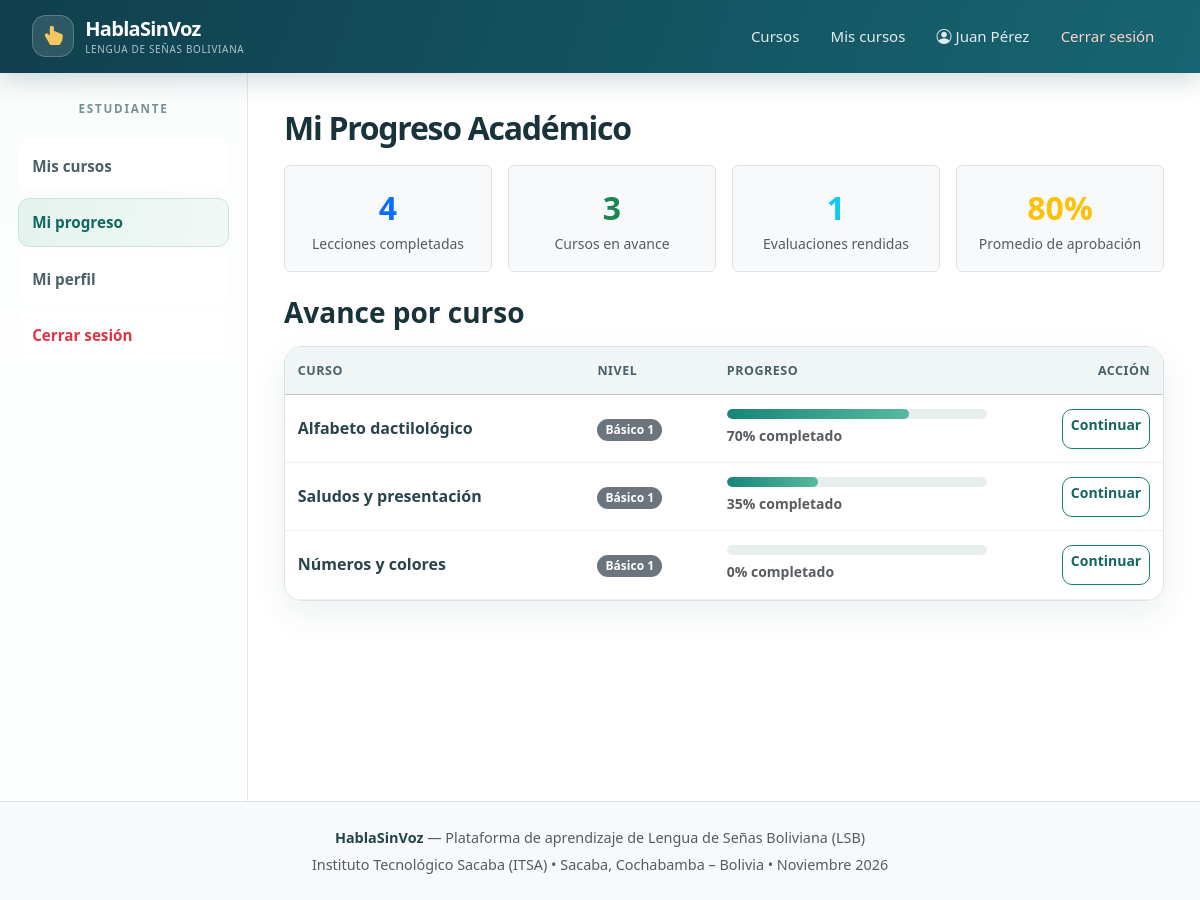
Page /index.php?c=curso&a=miProgreso (signed in) on the committed database.
### tables this page shows
CREATE TABLE `cursos` (
  `id_curso` int(11) NOT NULL,
  `titulo` varchar(150) NOT NULL,
  `descripcion` text DEFAULT NULL,
  `nivel` varchar(50) NOT NULL,
  `id_profesor` int(11) NOT NULL,
  `estado` enum('Borrador','Revisión','Publicado') DEFAULT 'Borrador'
);

### controlador/CursoController.php (called while the page is built, shortened)
<?php
require_once __DIR__ . '/../modelo/CursoDao.php';
require_once __DIR__ . '/../modelo/ProgresoDao.php';
class CursoController {
    private $cursoDao;
    private $progresoDao;
    public function __construct() {
        $this->cursoDao = new CursoDao();
        $this->progresoDao = new ProgresoDao();
    }
    public function miProgreso() {
        $id_usuario = $_SESSION['usuario_id'];
        $resumen = $this->progresoDao->obtenerResumenEstudiante($id_usuario);
        $cursos = $this->cursoDao->obtenerCursosEstudianteConProgreso($id_usuario);
        require_once __DIR__ . '/../vista/estudiantes/progreso.php';
    }
}

### config/Database.php (called while the page is built, shortened)
<?php
class Database {
    private static $host = 'sql101.infinityfree.com';
    private static $db_name = 'if0_43458494_habla_sin_voz';
    private static $username = 'if0_43458494';
    private static $password = '5wEDg6P7rD';
    private static $port = 3306;
    private static $charset = 'utf8mb4';
    private static $instance = null;
    public static function getConnection() {
        if (self::$instance === null) {
            $options = [
                PDO::ATTR_ERRMODE            => PDO::ERRMODE_EXCEPTION,
                PDO::ATTR_DEFAULT_FETCH_MODE => PDO::FETCH_ASSOC,
                PDO::ATTR_EMULATE_PREPARES   => false,
            ];
            $dbCandidates = array_unique([self::$db_name, 'habla_sin_voz', 'if0_43458494_HablaSinVoz']);
            $hosts = array_unique([self::$host, 'localhost']);
            foreach ($dbCandidates as $candidateDb) {
                foreach ($hosts as $h) {
                    try {
                        $dsn = "mysql:host=" . $h . ";port=" . self::$port . ";dbname=" . $candidateDb . ";charset=" . self::$charset;
                        self::$instance = new PDO($dsn, self::$username, self::$password, $options);
                        return self::$instance;
                    } catch (PDOException $e) {
                        self::$lastError = $e->getMessage();
                    }
                }
            }
            return null;
        }
        return self::$instance;
    }
}

### modelo/ProgresoDao.php (called while the page is built, shortened)
<?php
require_once __DIR__ . '/../config/Database.php';
require_once __DIR__ . '/Progreso.php';
class ProgresoDao {
    private $db;
    public function __construct() {
        $this->db = Database::getConnection();
    }
    public function obtenerResumenEstudiante($id_usuario) {
        if ($this->db) {
            try {
                $sql = "SELECT
                        COUNT(DISTINCT p.id_leccion) AS lecciones_completadas,
                        (SELECT COUNT(*) FROM lecciones WHERE estado = 'Publicada') AS total_lecciones,
                        (SELECT COUNT(*) FROM intentos WHERE id_usuario = :u) AS evaluaciones_realizadas,
                        (SELECT AVG(calificacion) FROM intentos WHERE id_usuario = :u2) AS promedio_calificaciones
                        FROM progreso p
                        WHERE p.id_usuario = :u3 AND p.completada = 1";
                $stmt = $this->db->prepare($sql);
                $stmt->execute([':u' => $id_usuario, ':u2' => $id_usuario, ':u3' => $id_usuario]);
                return $stmt->fetch();
            } catch (PDOException $e) {
                error_log("Error ProgresoDao::obtenerResumenEstudiante: " . $e->getMessage());
            }
        }
        return [
            'lecciones_completadas' => 4,
            'total_lecciones' => 9,
            'evaluaciones_realizadas' => 1,
            'promedio_calificaciones' => 80
        ];
    }
}

### modelo/CursoDao.php (called while the page is built, shortened)
<?php
require_once __DIR__ . '/../config/Database.php';
require_once __DIR__ . '/Curso.php';
class CursoDao {
    private $db;
    private static $profesoresTablaLista = false;
    public function __construct() {
        $this->db = Database::getConnection();
        if (!$this->db) {
            $this->lastError = Database::getLastError();
        } elseif (!self::$profesoresTablaLista) {
            $this->prepararProfesoresCurso();
        }
    }
    private function prepararProfesoresCurso() {
        try {
            $stmt = $this->db->query("SHOW TABLES LIKE 'curso_profesores'");
            $this->db->exec(
                "INSERT IGNORE INTO curso_profesores (id_curso, id_profesor)
                 SELECT id_curso, id_profesor FROM cursos"
            );
            $stmt = $this->db->query("SHOW TABLES LIKE 'curso_estudiantes'");
            $this->db->exec(
                "INSERT IGNORE INTO curso_estudiantes (id_curso, id_usuario)
                 SELECT DISTINCT l.id_curso, p.id_usuario
                 FROM progreso p
                 JOIN lecciones l ON l.id_leccion = p.id_leccion
                 JOIN usuarios u ON u.id_usuario = p.id_usuario
                 WHERE p.completada = 1 AND u.id_rol = 1"
            );
            $this->db->exec(
                "INSERT IGNORE INTO curso_estudiantes (id_curso, id_usuario)
                 SELECT DISTINCT l.id_curso, i.id_usuario
                 FROM intentos i
                 JOIN cuestionarios q ON q.id_cuestionario = i.id_cuestionario
                 JOIN lecciones l ON l.id_leccion = q.id_leccion
                 JOIN usuarios u ON u.id_usuario = i.id_usuario
                 WHERE u.id_rol = 1"
            );
            self::$profesoresTablaLista = true;
        } catch (PDOException $e) {
            $this->lastError = $e->getMessage();
            error_log("Error CursoDao::prepararProfesoresCurso: " . $e->getMessage());
        }
    }
    public function obtenerCursosEstudianteConProgreso($id_usuario) {
        $cursos = [];
        if ($this->db) {
            try {
                $sql = "SELECT c.*, COALESCE(
                            (SELECT GROUP_CONCAT(DISTINCT asignado.nombre ORDER BY asignado.nombre SEPARATOR ', ')
                             FROM curso_profesores cp
                             JOIN usuarios asignado ON asignado.id_usuario = cp.id_profesor
                             WHERE cp.id_curso = c.id_curso),
                            u.nombre
                        ) AS nombre_profesor,
                        (SELECT COUNT(*) FROM lecciones l WHERE l.id_curso = c.id_curso AND l.estado = 'Publicada') AS total_lecciones,
                        (SELECT COUNT(DISTINCT p.id_leccion)
                         FROM progreso p
                         JOIN lecciones l ON p.id_leccion = l.id_leccion
                         WHERE l.id_curso = c.id_curso AND p.id_usuario = :id_usuario AND p.completada = 1) AS lecciones_completadas,
                        (SELECT COUNT(*) FROM curso_estudiantes ce
                         WHERE ce.id_curso = c.id_curso AND ce.id_usuario = :id_inscrito) AS inscrito
                        FROM cursos c
                        JOIN usuarios u ON c.id_profesor = u.id_usuario
                        WHERE c.estado = 'Publicado'
                        ORDER BY c.id_curso ASC";
                $stmt = $this->db->prepare($sql);
                $stmt->execute([
                    ':id_usuario' => $id_usuario,
                    ':id_inscrito' => $id_usuario
                ]);
                while ($row = $stmt->fetch()) {
                    $total = (int)$row['total_lecciones'];
                    $completadas = (int)$row['lecciones_completadas'];
                    $porcentaje = ($total > 0) ? round(($completadas / $total) * 100) : 0;
                    if ($id_usuario == 3) {
                        if ($row['id_curso'] == 1) $porcentaje = 70;
                        if ($row['id_curso'] == 2) $porcentaje = 35;
                        if ($row['id_curso'] == 3) $porcentaje = 0;
                    }
                    $cursos[] = new Curso(
                        $row['id_curso'],
                        $row['titulo'],
                        $row['descripcion'],
                        $row['nivel'],
                        $row['id_profesor'],
                        $row['estado'],
                        $row['nombre_profesor'],
                        $total,
                        $porcentaje,
                        'assets/img/cursos/curso_' . $row['id_curso'] . '.svg',
                        (int)$row['inscrito'] > 0
                    );
                }
                return $cursos;
            } catch (PDOException $e) {
                $this->lastError = $e->getMessage();
                error_log("Error CursoDao::obtenerCursosEstudianteConProgreso: " . $e->getMessage());
                return [];
            }
        }
        return $cursos;
    }
}

### modelo/Curso.php (called while the page is built, shortened)
<?php
class Curso {
    private $id_curso;
    private $titulo;
    private $nivel;
    private $porcentaje_progreso;
    public function __construct(
        $id_curso = null,
        $titulo = '',
        $descripcion = '',
        $nivel = 'Básico 1',
        $id_profesor = null,
        $estado = 'Borrador',
        $nombre_profesor = '',
        $total_lecciones = 0,
        $porcentaje_progreso = 0,
        $imagen = '',
        $inscrito = false
    ) {
        $this->id_curso = $id_curso;
        $this->titulo = $titulo;
        $this->nivel = $nivel;
        $this->porcentaje_progreso = $porcentaje_progreso;
    }
    public function getIdCurso() { return $this->id_curso; }
    public function getTitulo() { return $this->titulo; }
    public function getNivel() { return $this->nivel; }
    public function getPorcentajeProgreso() { return $this->porcentaje_progreso; }
}

### vista/estudiantes/progreso.php (the view, shortened to what this page needs)
<?php
require_once __DIR__ . '/../layout/header.php';
require_once __DIR__ . '/../layout/navbar.php';
?>
<div class="dashboard-container">
    <?php require_once __DIR__ . '/../layout/sidebar_estudiante.php'; ?>
    <main class="dashboard-content">
        <h1 class="content-title">Mi Progreso Académico</h1>
        <div class="row g-3 mb-4">
            <div class="col-md-3">
                <div class="p-3 border rounded text-center bg-light">
                    <div class="fs-2 fw-bold text-primary"><?= $resumen['lecciones_completadas'] ?? 0 ?></div>
                    <div class="text-muted small">Lecciones completadas</div>
                </div>
            </div>
            <div class="col-md-3">
                <div class="p-3 border rounded text-center bg-light">
                    <div class="fs-2 fw-bold text-success"><?= count($cursos) ?></div>
                    <div class="text-muted small">Cursos en avance</div>
                </div>
            </div>
            <div class="col-md-3">
                <div class="p-3 border rounded text-center bg-light">
                    <div class="fs-2 fw-bold text-info"><?= $resumen['evaluaciones_realizadas'] ?? 0 ?></div>
                    <div class="text-muted small">Evaluaciones rendidas</div>
                </div>
            </div>
            <div class="col-md-3">
                <div class="p-3 border rounded text-center bg-light">
                    <div class="fs-2 fw-bold text-warning"><?= round($resumen['promedio_calificaciones'] ?? 0) ?>%</div>
                    <div class="text-muted small">Promedio de aprobación</div>
                </div>
            </div>
        </div>
        <h3 class="fw-bold mb-3">Avance por curso</h3>
        <div class="card border mb-4">
            <div class="card-body p-0">
                <div class="table-responsive">
                    <table class="table table-hover mb-0">
                        <thead class="table-light">
                            <tr>
                                <th>Curso</th>
                                <th>Nivel</th>
                                <th>Progreso</th>
                                <th class="text-end">Acción</th>
                            </tr>
                        </thead>
                        <tbody>
                            <?php if (empty($cursos)): ?>
                                <tr>
                                    <td colspan="4" class="text-center py-4 text-muted">
                                        Aún no hay cursos publicados para mostrar tu progreso.
                                    </td>
                                </tr>
                            <?php else: ?>
                                <?php foreach ($cursos as $c): ?>
                                    <tr>
                                        <td class="fw-bold"><?= htmlspecialchars($c->getTitulo()) ?></td>
                                        <td><span class="badge bg-secondary"><?= htmlspecialchars($c->getNivel()) ?></span></td>
                                        <td style="min-width: 200px;">
                                            <div class="progress-bar-container mb-1">
                                                <div class="progress-bar-fill" style="width: <?= $c->getPorcentajeProgreso() ?>%;"></div>
                                            </div>
                                            <small class="text-muted fw-bold"><?= $c->getPorcentajeProgreso() ?>% completado</small>
                                        </td>
                                        <td class="text-end">
                                            <a href="<?= BASE_URL ?>/index.php?c=curso&a=detalle&id=<?= $c->getIdCurso() ?>" class="btn btn-sm btn-outline-primary">
                                                Continuar
                                            </a>
                                        </td>
                                    </tr>
                                <?php endforeach; ?>
                            <?php endif; ?>
                        </tbody>
                    </table>
                </div>
            </div>
        </div>
    </main>
</div>
<?php require_once __DIR__ . '/../layout/footer.php'; ?>

### rows in the picture
cursos: titulo "Alfabeto dactilológico", nivel "Básico 1", id_curso "70"
cursos: titulo "Saludos y presentación", nivel "Básico 1", id_curso "35"
cursos: titulo "Números y colores", nivel "Básico 1", id_curso "0"

### other values in the picture
$_SESSION['usuario_nombre'] "Juan Pérez"
$resumen['lecciones_completadas'] "4"
count($cursos) "3"
$resumen['evaluaciones_realizadas'] "1"
$resumen['promedio_calificaciones'] "80"
